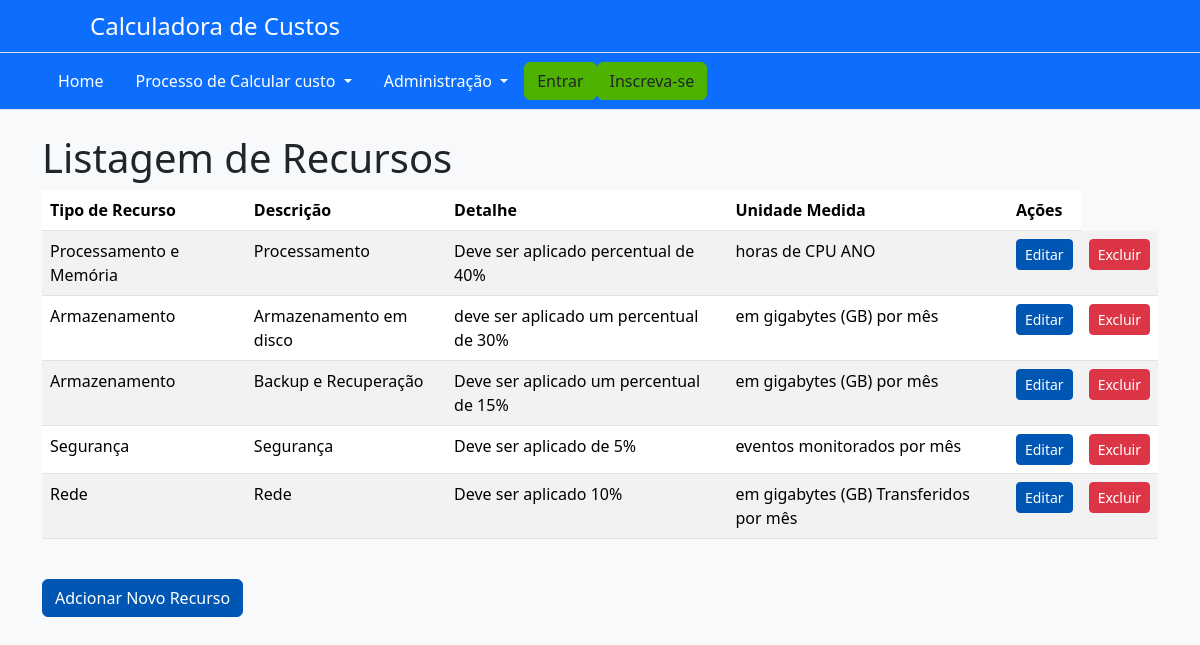
/listarrecurso/, run on an earlier commit of the app's database.
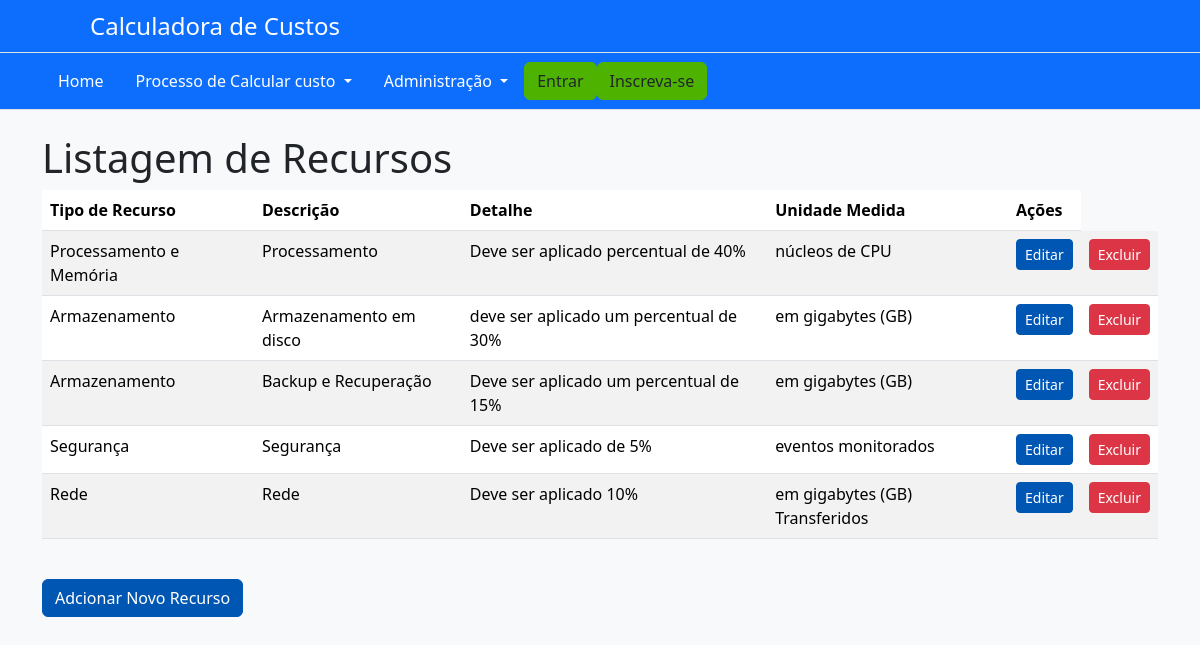
And on a later commit of the database.
### AppCalculadora/models.py (models this page shows, shortened)
class Recurso(models.Model):
    UNIDADE_MEDIDA_CHOICES = [
        ('núcleos de CPU', 'núcleos de CPU'),
        ('em gigabytes (GB)', 'em gigabytes (GB) '),
        ('em gigabytes (GB) Transferidos', 'em gigabytes (GB) Transferidos'),
        ('eventos monitorados', 'eventos monitorados'),
    ]
    tipo_recurso = models.ForeignKey(TipoRecurso, on_delete=models.CASCADE)
    descricao = models.CharField(max_length=255)
    detalhes = models.TextField()
    unidade_medida = models.CharField(
        max_length=255,
        choices=UNIDADE_MEDIDA_CHOICES,
        default='núcleos de CPU',
    )

class TipoRecurso(models.Model):
    nome = models.CharField(max_length=255)

### AppCalculadora/views.py (the view)
# urls.py: path('listarrecurso/', views.listar_recurso, name='listarRecurso'),
def listar_recurso(request):
    recursos = Recurso.objects.all()
    return render(request, 'recurso/listar_recurso.html', {'recursos': recursos})

### AppCalculadora/templates/recurso/listar_recurso.html
{% extends 'base.html' %}
{% block content %}
<div class="container">
    <h1 class="page-title">Listagem de Recursos</h1>
    <table class="table table-striped">
        <thead>
            <tr>
                <th>Tipo de Recurso</th>
                <th>Descrição</th>
                <th>Detalhe</th>
                <th>Unidade Medida</th>
                <th>Ações</th>
            </tr>
        </thead>
        <tbody>
            {% for recurso in recursos %}
            <tr>
                <td>{{ recurso.tipo_recurso.nome }}</td>
                <td>{{ recurso.descricao }}</td>
                <td>{{ recurso.detalhes }}</td>
                <td>{{ recurso.unidade_medida }}</td>
                <td>
                    <a href="{% url 'editarRecurso' recurso.pk %}" class="btn btn-primary btn-sm">Editar</a>
                </td>
                <td>
                    <a href="{% url 'excluirRecurso' recurso.pk %}" class="btn btn-danger btn-sm">Excluir</a>
                </td>
            </tr>
            {% endfor %}
        </tbody>
    </table>
    <br>
    <a href="{% url 'cadastrarRecurso' %}" class="btn btn-primary mb-3">Adcionar Novo Recurso</a>
</div>
{% endblock %}

What changed in the data, as far as the page shows it:
changed Recurso "Processamento": unidade_medida "horas de CPU ANO" → "núcleos de CPU"
changed Recurso "Armazenamento em disco": unidade_medida "em gigabytes (GB) por mês" → "em gigabytes (GB)"
changed Recurso "Backup e Recuperação": unidade_medida "em gigabytes (GB) por mês" → "em gigabytes (GB)"
changed Recurso "Segurança": unidade_medida "eventos monitorados por mês" → "eventos monitorados"
changed Recurso "Rede": unidade_medida "em gigabytes (GB) Transferidos por mês" → "em gigabytes (GB) Transferidos"
